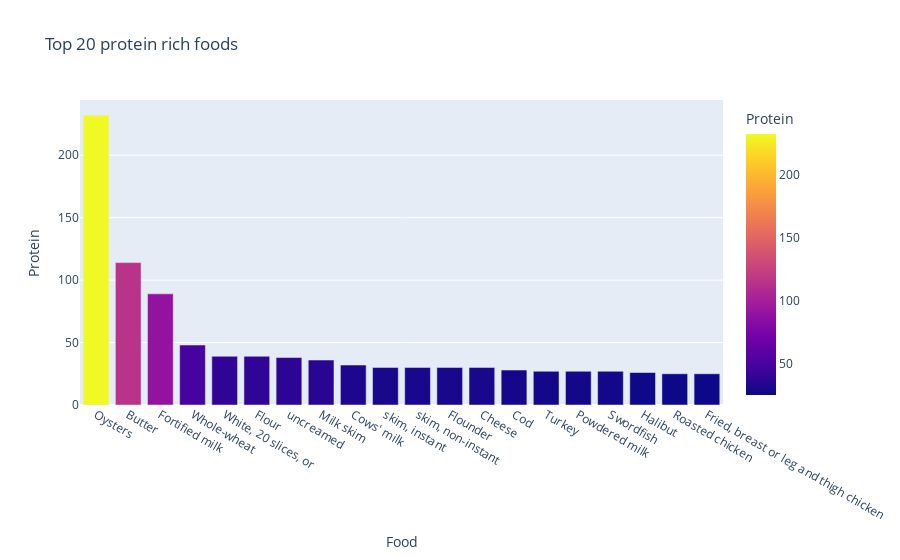

Write notebook code for a chart like this one.
### Code cell
# alls=['Vegetables A-E',
#  'Vegetables F-P',
#  'Vegetables R-Z','Breads cereals fastfoodgrains','Seeds and Nuts']

# prot= nutrients[nutrients['Category'].isin(alls)]

protein_rich = nutrients.sort_values(by='Protein', ascending=False)
top_20=protein_rich.head(20)
fig = px.bar(top_20, x='Food', y='Protein', color='Protein', title=' Top 20 protein rich foods')
fig.show()

### Figure 1 — Plotly figure (JSON) as saved in the notebook; plotly's stock layout.template omitted (floating-point values rounded to 4 significant figures)
{"data": [{"alignmentgroup": "True", "hovertemplate": "Food=%{x}<br>Protein=%{marker.color}<extra></extra>", "legendgroup": "", "marker": {"color": [232, 114, 89, 48, 39, 39, 38, 36, 32, 30, 30, 30, 30, 28, 27, 27, 27, 26, 25, 25], "coloraxis": "coloraxis", "pattern": {"shape": ""}}, "name": "", "offsetgroup": "", "orientation": "v", "showlegend": false, "textposition": "auto", "type": "bar", "x": ["Oysters", "Butter", "Fortified milk", "Whole-wheat", "White, 20 slices, or", "Flour", "uncreamed", "Milk skim", "Cows' milk", "skim, instant", "skim, non-instant", "Flounder", "Cheese", "Cod", "Turkey", "Powdered milk", "Swordfish", "Halibut", "Roasted chicken", "Fried, breast or leg and thigh chicken"], "xaxis": "x", "y": [232, 114, 89, 48, 39, 39, 38, 36, 32, 30, 30, 30, 30, 28, 27, 27, 27, 26, 25, 25], "yaxis": "y"}], "layout": {"autosize": true, "barmode": "relative", "coloraxis": {"colorbar": {"title": {"text": "Protein"}}, "colorscale": [[0, "#0d0887"], [0.1111, "#46039f"], [0.2222, "#7201a8"], [0.3333, "#9c179e"], [0.4444, "#bd3786"], [0.5556, "#d8576b"], [0.6667, "#ed7953"], [0.7778, "#fb9f3a"], [0.8889, "#fdca26"], [1, "#f0f921"]]}, "legend": {"tracegroupgap": 0}, "title": {"text": " Top 20 protein rich foods"}, "xaxis": {"anchor": "y", "autorange": true, "domain": [0, 1], "range": [-0.5, 19.5], "title": {"text": "Food"}, "type": "category"}, "yaxis": {"anchor": "x", "autorange": true, "domain": [0, 1], "range": [0, 244.2], "title": {"text": "Protein"}, "type": "linear"}}}
